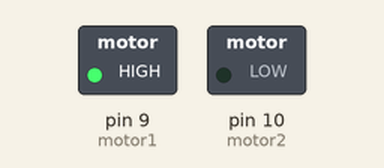
This sketch was run on a simulated Arduino Uno, built with avr-gcc and run on an emulated ATmega328P. Shown: switched loads named in the sketch (green lamp = pin HIGH).

Above: at 0.1 s.
At 0.6 s:
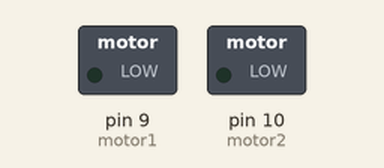
Timing chart, 0 to 2.1 s (numbered marks = the images above):
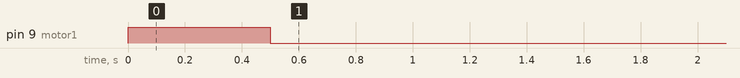

The sketch:

motor_test_1.ino
```cpp
/*
 * Author: Clemens Valens (www.polyvalens.com)
 * Book: Mastering Microcontrollers Helped By Arduino
 * WWW: www.elektor.com/arduinobook
 * ISBN: 978-1-907920-23-3
 *
 * motor test 1
 */

int motor1 = 9;
int motor2 = 10;

void setup(void)
{
  pinMode(motor1,OUTPUT);
  pinMode(motor2,OUTPUT);
  digitalWrite(motor2,LOW);
  digitalWrite(motor1,HIGH);
  delay(500);
  digitalWrite(motor1,LOW);
}

void loop(void)
{
}
```
